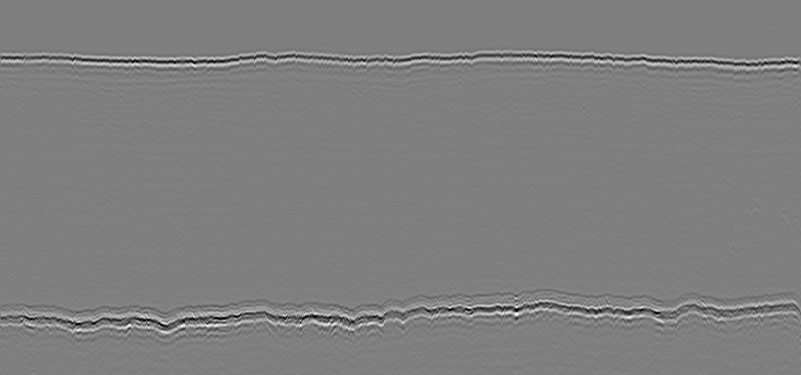
#> input picture imga.BMP, 1602 x 749 px (shown at 1/2 size)
$ python BootomEdgeMapper.py
#> lines starting #> are read from the running program, lines starting #| are printed output that depends on the picture; after the words box and inside, x2 and y2 are one past the last pixel; in counts of white or black regions, pixels touching at a corner belong together
# Author: Kartik A Katti

import cv2 as cv
import numpy as np
import sys

class BottomEdgeMapper:

    def __init__(self, image_path):
        #Read the image, resize it and make a copy for reference

#> called with image_path = 'imga.BMP'
        try:
            #Exception handling to read the image
            self.image = cv.imread(image_path)
#> self.image is the input picture: shape (749, 1602, 3); min 0, max 255, mean 126.8
        except Exception as reason:
            print("There was an Exception reading the image with reason \n", reason)
            sys.exit(1)

        self.image = cv.resize(self.image,(800,600))
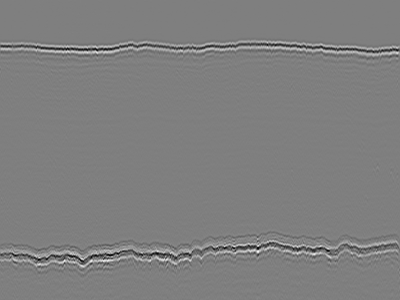
#> self.image: shape (600, 800, 3) (shown at 1/2 size); min 0, max 254, mean 126.7
        self.image_copy = self.image.copy()
        cv.imshow("self.image",self.image)

    def GrayscaleConverter(self, image):
        #Pure function to convert color to grayscale image
        return cv.cvtColor(image, cv.COLOR_BGR2GRAY)

    #Pure Functions for Morphological Operations
    def MorphologicalOperation_Opening(self, image, kernel):
        return cv.morphologyEx(image, cv.MORPH_OPEN, kernel)

    def MorphologicalOperation_Closing(self, image, kernel):
        return cv.morphologyEx(image, cv.MORPH_CLOSE, kernel)
#> in MorphologicalOperation_Dialate, `return cv.dilate(image,kernel,iterations = iterations)`:
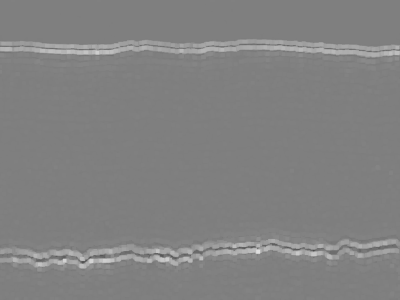
#> returned value: shape (600, 800) (shown at 1/2 size); min 61, max 222, mean 129.7

    def MorphologicalOperation_Dialate(self, image, kernel, iterations):
        return cv.dilate(image,kernel,iterations = iterations)

    def MorphologicalOperation_Erode(self, image, kernel, iterations):
        return cv.erode(image,kernel,iterations = iterations)

    def DeNoiser(self, image):
        #Pure function to perform DeNoising
        # Tried various option like Gaussian Blur, Median Blur, Bilateral Filter etc
        # but fastNlMeansDenoising gave best result

        return cv.fastNlMeansDenoising(image, None, 15, 7, 21)

    def Threshold_Image(self, image, lower_threshold, upper_threshold):
#> called with lower_threshold = 140, upper_threshold = 255
        ret, thresh1 = cv.threshold(image,lower_threshold,upper_threshold,cv.THRESH_BINARY)
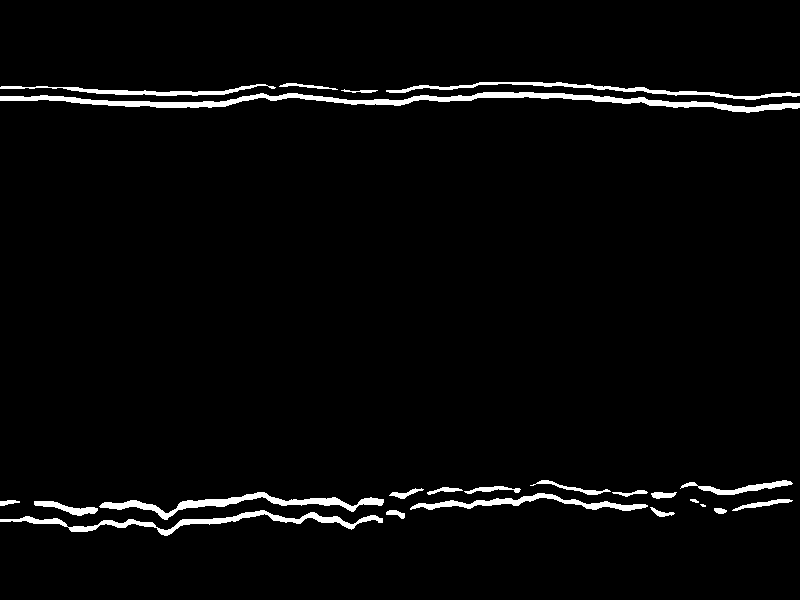
#> thresh1: shape (600, 800); 3% white; 23 white regions (1 under 20 px), largest, box (x1, y1, x2, y2) and area: (0, 92, 800, 113) 4218, (0, 510, 383, 536) 1930, (99, 492, 384, 520) 1814
#> ret = 140
#> call 2 of MorphologicalOperation_Dialate, with kernel = array of shape (3, 3), iterations = 8
#> in MorphologicalOperation_Dialate (call 2), `return cv.dilate(image,kernel,iterations = iterations)`:
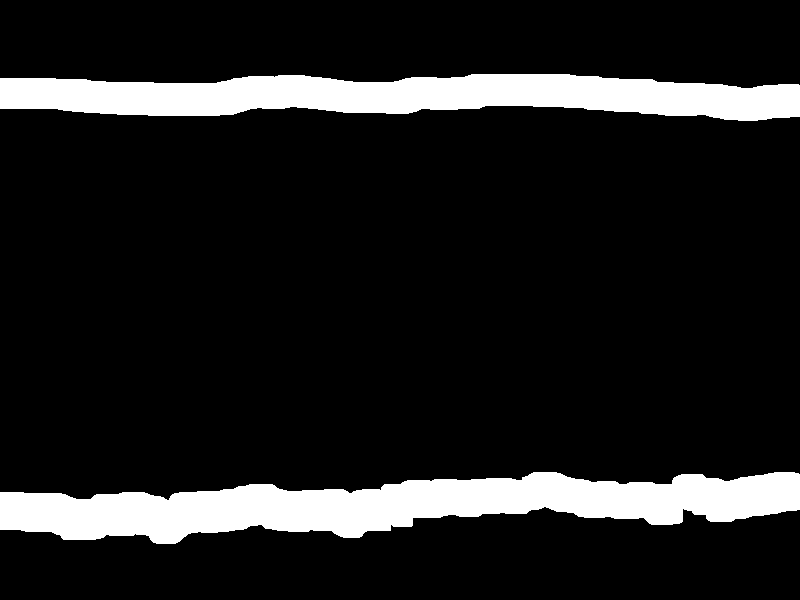
#> returned value: shape (600, 800); 12.3% white; 2 white regions, box (x1, y1, x2, y2) and area: (0, 472, 800, 544) 32631, (0, 74, 800, 121) 26282
#> call 2 of MorphologicalOperation_Erode, with kernel = array of shape (3, 3), iterations = 8
#> in MorphologicalOperation_Erode (call 2), `return cv.erode(image,kernel,iterations = iterations)`:
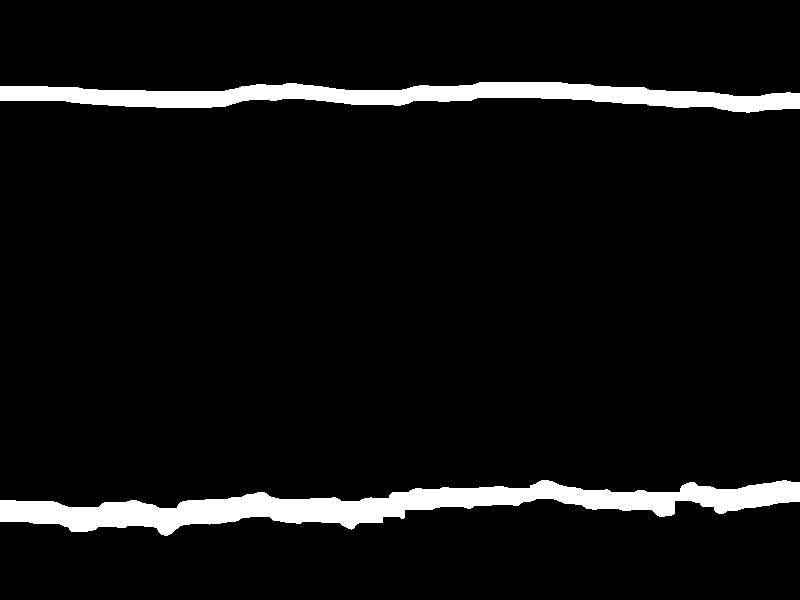
#> returned value: shape (600, 800); 6.3% white; 2 white regions, box (x1, y1, x2, y2) and area: (0, 480, 800, 536) 17447, (0, 82, 800, 113) 12626
        return thresh1

    def CannyEdgeDetector(self, image, threshold1, threshold2, apertureSize, L2gradient):
        #Pure Function for Canny Edge Detection Algorithm with parameters
#> called with threshold1 = 150, threshold2 = 250, apertureSize = 5, L2gradient = True
        return cv.Canny(image, threshold1, threshold2, apertureSize=apertureSize, L2gradient=L2gradient)
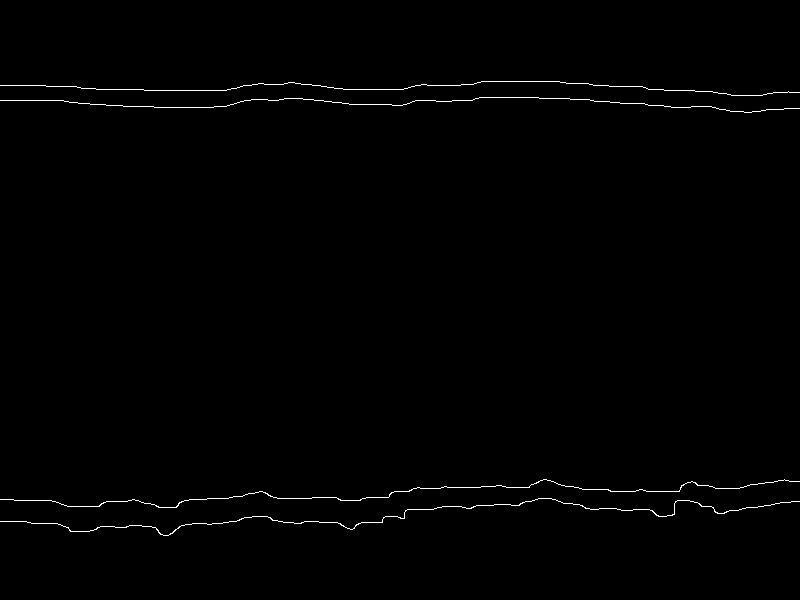
#> returned value: shape (600, 800); 0.69% white in thin lines or dots, all inside (x1, y1, x2, y2) = (0, 81, 800, 536)

    def Contours(self, image):
        # detect the contours on the binary image using cv.CHAIN_APPROX_NONE
        contours, hierarchy = cv.findContours(image, mode=cv.RETR_TREE, method=cv.CHAIN_APPROX_SIMPLE)
#> contours = 4 contours, 2 with area under 20; largest, box (x1, y1, x2, y2) and area: (0, 498, 800, 536) 54, (0, 479, 800, 508) 33
        return contours

    def LongestContoursFilter(self, contours):
        # Create a list to store the contours and their lengths
        contours_lengths = []

        # calculate the length of contour arc to draw only few long contour and avoid unwanted noise
        # Loop through the contours
        for cnt in contours:
            # Calculate the length of the contour
            length = cv.arcLength(cnt, False)
            # Append the contour and its length to the list
            contours_lengths.append((cnt, length))

        # Sort the list of contours by length in descending order
        contours_lengths.sort(key=lambda x: x[1], reverse=True)

        # Select the 5 longest contours
        longest_contours = contours_lengths[:4]
        return longest_contours

    def BottomContourFilter(self, longest_contours, image_y_center):
        Bottom_contours = []
        for cont, _ in longest_contours:

            #Find the Centroid of the contour
            #If the y coordinate of the centroid is greater than half of the image y axis, means that it is a bottom line
            #Between the bottom lines, if there is a min y coordinate value, that is the upper bottom line
            M = cv.moments(cont)
            if M['m00'] != 0:
                cx = int(M['m10']/M['m00'])
                cy = int(M['m01']/M['m00'])
                #print("cx, cy", cx, cy)

                if cy > image_y_center:
                    Bottom_contours.append((cont, cy))

        # Sort the list of contours by cY
        Bottom_contours.sort(key=lambda x: x[1])

        #Return the minimum cY which will be the top of the bottom contour
        return Bottom_contours[0][0]

if __name__ == "__main__":
    object_1 = BottomEdgeMapper("imga.BMP")

    object_1.gray_image = object_1.GrayscaleConverter(object_1.image)

    #Define Kernel for Morphological Operations
    object_1.kernel = np.ones((3,3),np.uint8)

    #Tried various combination of Morphological operation and kernal size remove noise
    object_1.opening = object_1.MorphologicalOperation_Opening(object_1.gray_image, object_1.kernel)
    object_1.closing = object_1.MorphologicalOperation_Closing(object_1.opening, object_1.kernel)
    object_1.dialation = object_1.MorphologicalOperation_Dialate(object_1.closing, object_1.kernel, iterations = 2)
    object_1.erosion = object_1.MorphologicalOperation_Erode(object_1.dialation, object_1.kernel, iterations = 2)

    #Denoising the image
    object_1.denoised_image = object_1.DeNoiser(object_1.erosion)

    # Thresholding the image. Used trackbars to get to best possible threshold value
    # Suitable to draw contour considering all 4 images provided
    object_1.threshold = object_1.Threshold_Image(object_1.denoised_image, 140, 255)

    # Fine tuning the image using dilation and erosion to join the broken lines
    object_1.dialation = object_1.MorphologicalOperation_Dialate(object_1.threshold, object_1.kernel, iterations = 8)
    object_1.erosion = object_1.MorphologicalOperation_Erode(object_1.dialation, object_1.kernel, iterations = 8)

    # edge detection using canny edge detector
    object_1.edges = object_1.CannyEdgeDetector(object_1.erosion, threshold1=150, threshold2=250, apertureSize=5, L2gradient=True)

    #cv.imshow("object_1.edges", object_1.edges)

    object_1.contours = object_1.Contours(object_1.edges)
#> object_1.contours has the same summary as contours in Contours

    print("contours: ", len(object_1.contours))
#| contours:  4


    object_1.longest_contours = object_1.LongestContoursFilter(object_1.contours)
#> the loop in LongestContoursFilter, `for cnt in contours:` made 4 passes
#> length on passes 1 to 4: 1755.7, 1703.1, 1585.4, 1562.2
#> after the loop in LongestContoursFilter, `for cnt in contours:`: contours_lengths = 4 items
#> object_1.longest_contours = 4 items

    object_1.Bottom_contour = object_1.BottomContourFilter(object_1.longest_contours, object_1.image.shape[1]/2)
#> the loop in BottomContourFilter, `for cont, _ in longest_contours:` made 4 passes
#> (cx, cy) on passes 1 to 2: (401, 518), (369, 494)
#> after the loop in BottomContourFilter, `for cont, _ in longest_contours:`: Bottom_contours = 2 items
#> object_1.Bottom_contour = contour of 413 points, box (x1, y1, x2, y2) (0, 479, 800, 508), area 33

    # drawing contour on original image
    cv.drawContours(object_1.image_copy, [object_1.Bottom_contour], -1, (0, 255, 0), 2)


    # see the results
    cv.imshow("image", object_1.image_copy)

    cv.waitKey(0)
    cv.destroyAllWindows()

$ run again, with imgb.BMP copied over imga.BMP
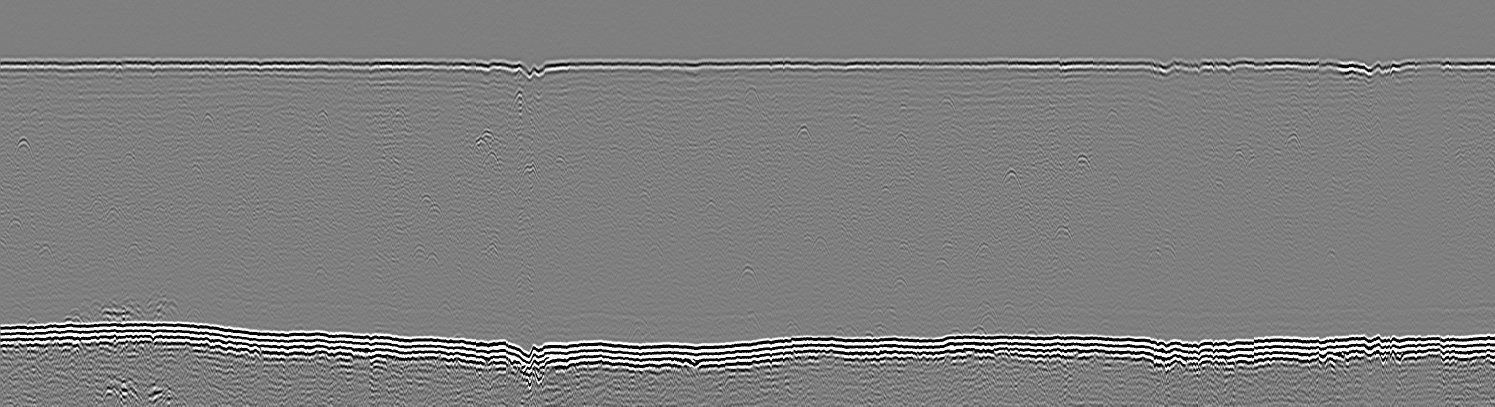
#> input picture imgb.BMP, 2990 x 813 px (shown at 1/2 size)
#> in __init__, self.image is the input picture: shape (813, 2990, 3); min 0, max 255, mean 126.5
#> self.image: shape (600, 800, 3)
#> in Threshold_Image, `ret, thresh1 = cv.threshold(image,lower_threshold,upper_threshold,cv.T..`:
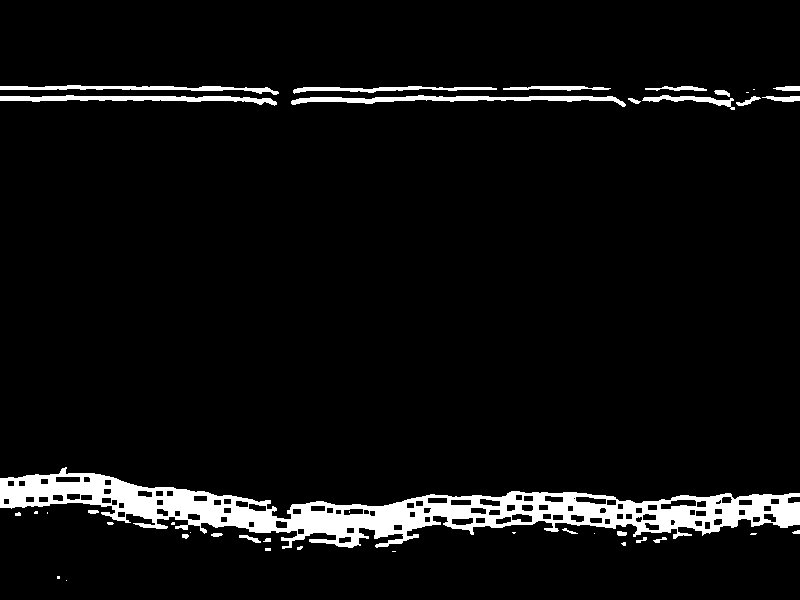
#> thresh1: shape (600, 800); 5.7% white; 41 white regions (17 under 20 px), largest, box (x1, y1, x2, y2) and area: (0, 467, 800, 549) 20927, (291, 95, 626, 107) 1529, (0, 95, 277, 106) 1317
#> ret = 140
#> in CannyEdgeDetector, `return cv.Canny(image, threshold1, threshold2, apertureSize=apertureSi..`:
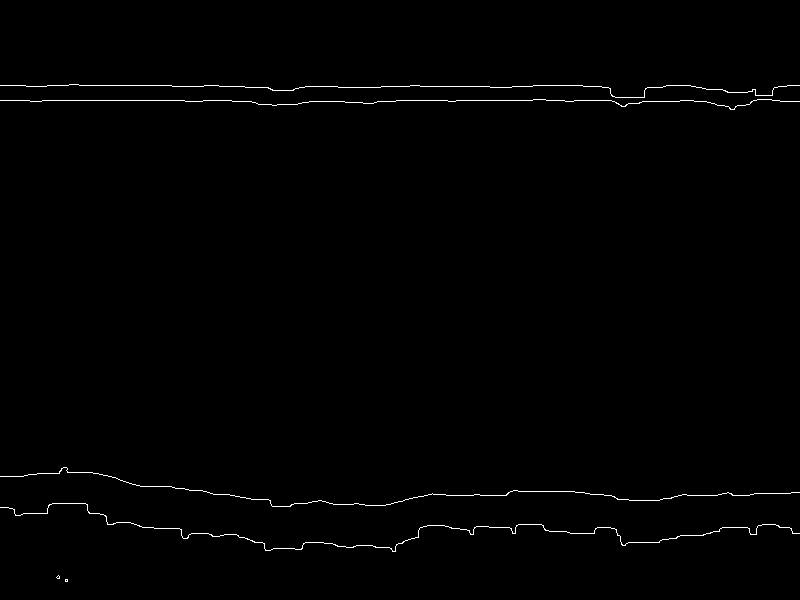
#> returned value: shape (600, 800); 0.72% white in thin lines or dots, all inside (x1, y1, x2, y2) = (0, 84, 800, 582)
#> contours = 8 contours, 7 with area under 20; largest, box (x1, y1, x2, y2) and area: (0, 503, 800, 552) 48
#> object_1.contours has the same summary as contours in Contours
#| contours:  8
#> the loop in LongestContoursFilter, `for cnt in contours:` made 8 passes
#> length on passes 3 to 8: 8.24, 6.24, 1883.7, 1696.7, 1635.6, 1676.2
#> after the loop in LongestContoursFilter, `for cnt in contours:`: contours_lengths = 8 items
#> longest_contours = 4 items
#> the loop in BottomContourFilter, `for cont, _ in longest_contours:` made 4 passes
#> (cx, cy) on passes 1 to 4: (399, 532), (415, 490), (549, 90), (670, 104)
#> after the loop in BottomContourFilter, `for cont, _ in longest_contours:`: Bottom_contours = 2 items
#> object_1.Bottom_contour = contour of 374 points, box (x1, y1, x2, y2) (0, 467, 800, 507), area 14

$ run again, with imgc.BMP copied over imga.BMP
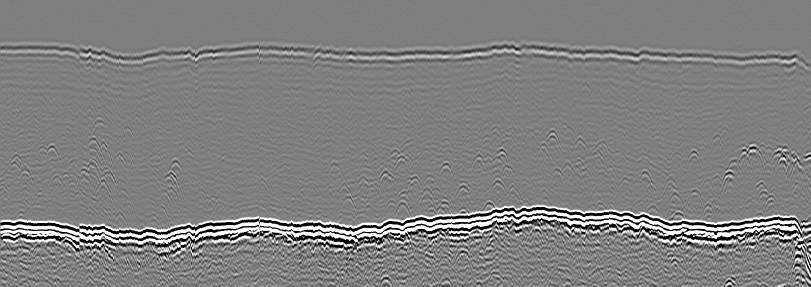
#> input picture imgc.BMP, 1621 x 573 px (shown at 1/2 size)
#> in __init__, self.image is the input picture: shape (573, 1621, 3); min 0, max 255, mean 128.4
#> self.image: shape (600, 800, 3)
#> in Threshold_Image, `ret, thresh1 = cv.threshold(image,lower_threshold,upper_threshold,cv.T..`:
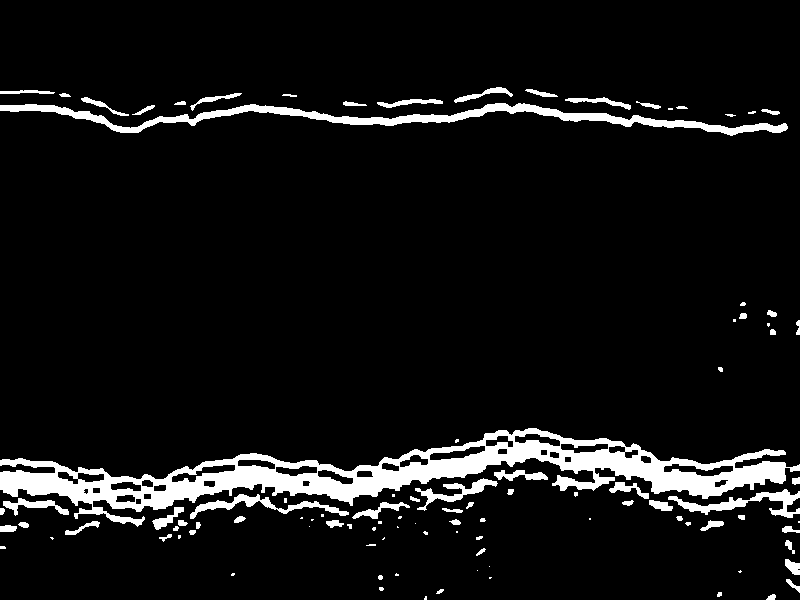
#> thresh1: shape (600, 800); 7.4% white; 101 white regions (37 under 20 px), largest, box (x1, y1, x2, y2) and area: (0, 428, 800, 527) 21204, (0, 103, 788, 136) 5622, (668, 489, 800, 518) 1160
#> ret = 140
#> in CannyEdgeDetector, `return cv.Canny(image, threshold1, threshold2, apertureSize=apertureSi..`:
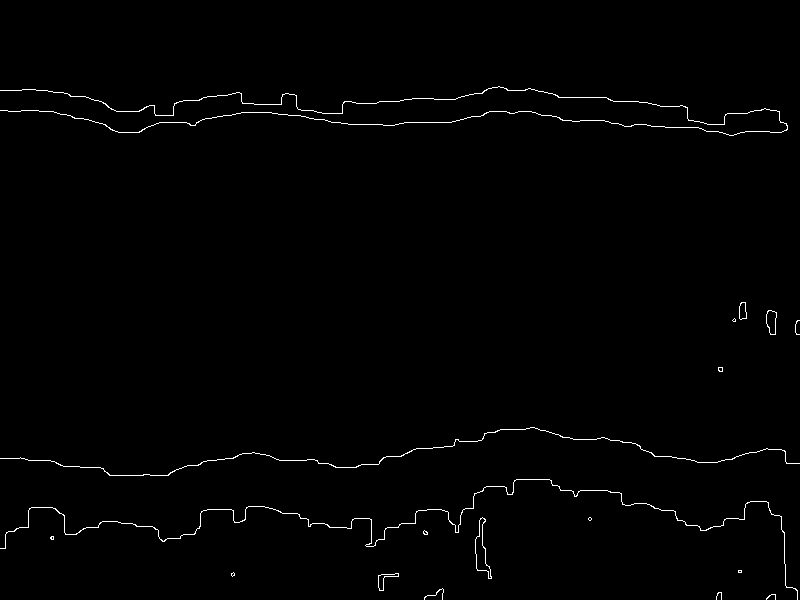
#> returned value: shape (600, 800); 0.91% white in thin lines or dots, all inside (x1, y1, x2, y2) = (0, 86, 800, 600)
#> contours = 29 contours, 18 with area under 20; largest, box (x1, y1, x2, y2) and area: (475, 517, 492, 579) 397, (475, 517, 492, 579) 386, (766, 310, 777, 335) 188, (766, 310, 777, 335) 182, (378, 573, 399, 591) 110
#> object_1.contours has the same summary as contours in Contours
#| contours:  29
#> the loop in LongestContoursFilter, `for cnt in contours:` made 29 passes
#> length on passes 1, 2, 3, 4, 5, 6, 7, 9: 28.14, 31.49, 70.87, 68.07, 55.73, 10.24, 7.66, 6.24
#> after the loop in LongestContoursFilter, `for cnt in contours:`: contours_lengths = 29 items
#> longest_contours = 4 items
#> the loop in BottomContourFilter, `for cont, _ in longest_contours:` made 4 passes
#> (cx, cy) on passes 1 to 4: (342, 110), (380, 521), (378, 457), (480, 550)
#> after the loop in BottomContourFilter, `for cont, _ in longest_contours:`: Bottom_contours = 3 items
#> object_1.Bottom_contour = contour of 521 points, box (x1, y1, x2, y2) (0, 427, 800, 476), area 53
